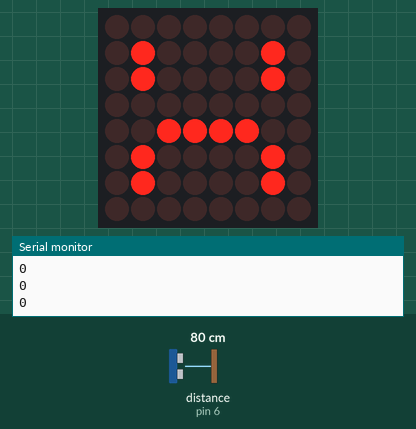
Simulated run of this sketch. Board: Arduino Uno, built with avr-gcc and run on an emulated ATmega328P. Shown: 8×8 LED matrix, the last lines printed to the serial monitor. The test bench sets the inputs (shaded band); at power-on: distance to the obstacle (sensor on pin 6) 80 cm. The echo pulse lasts 58.3 µs per cm.

Above: at 1.2 s.
1.3 s: distance to the obstacle (sensor on pin 6) set to 2 cm
At 2.0 s:
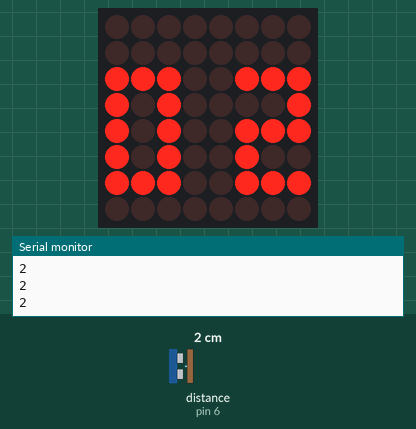
2.8 s: distance to the obstacle (sensor on pin 6) set to 4 cm
At 4.0 s:
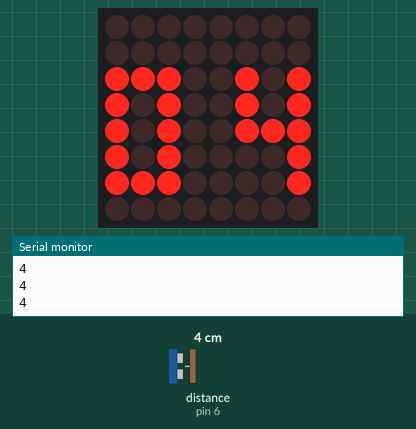
4.3 s: distance to the obstacle (sensor on pin 6) set to 9 cm
At 5.3 s:
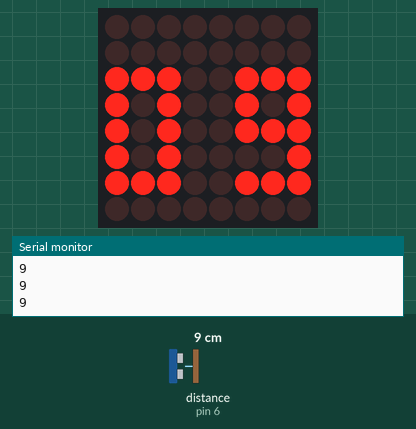
5.8 s: distance to the obstacle (sensor on pin 6) set to 18 cm
At 6.6 s:
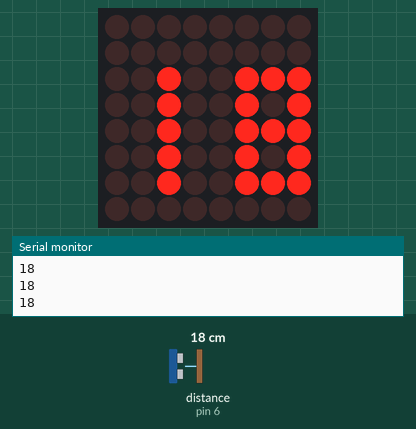
7.3 s: distance to the obstacle (sensor on pin 6) set to 35 cm
At 8.1 s:
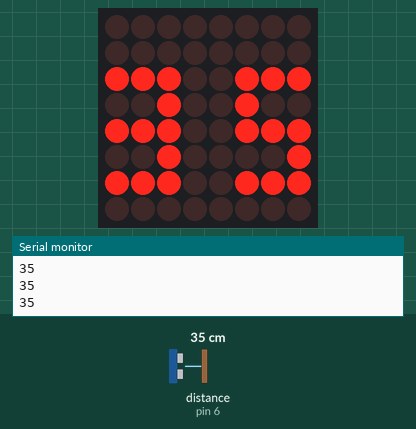
8.8 s: distance to the obstacle (sensor on pin 6) set to 60 cm
At 10.3 s:
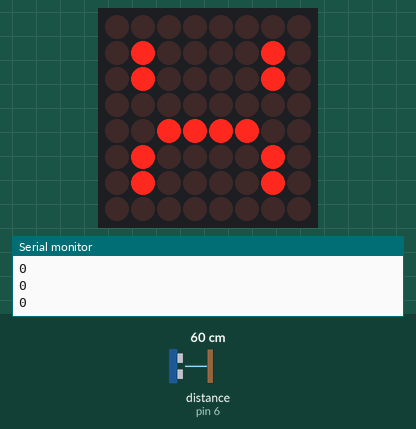
Timing chart, 0 to 11.3 s (numbered marks = the images above; inputs shaded):
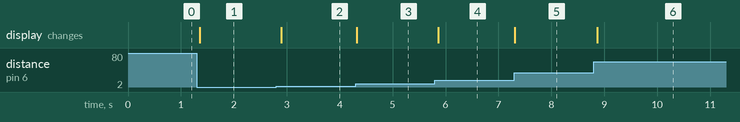

Measured:
- after the input at 1.3 s, the display: changes after 0.06 s (image 1)
- after the input at 2.8 s, the display: changes after 0.09 s (image 2)
- after the input at 4.3 s, the display: changes at once (image 3)
- after the input at 5.8 s, the display: changes after 0.06 s (image 4)
- after the input at 7.3 s, the display: changes at once (image 5)
- after the input at 8.8 s, the display: changes after 0.07 s (image 6)

The sketch:

matrix_i2c.ino
```cpp
#include <MaxMatrix.h>
#include <Wire.h>
#include <NewPing.h>
#include <math.h>

#define trigger 5
#define echo 6
#define DIN 2
#define CS 3
#define CLK 4
#define maxdist 50

MaxMatrix m(DIN, CS, CLK, 1);
NewPing sonar(trigger, echo, maxdist);

char num[10][5] = {{3, 8, B01111100, B01000100, B01111100},
                {3, 8, B00000000, B00000000, B01111100},
                {3, 8, B01110100, B01010100, B01011100},
                {3, 8, B01010100, B01010100, B01111100},
                {3, 8, B00011100, B00010000, B01111100},
                {3, 8, B01011100, B01010100, B01110100},
                {3, 8, B01111100, B01010100, B01110100},
                {3, 8, B00000100, B00000100, B01111100},
                {3, 8, B01111100, B01010100, B01111100},
                {3, 8, B01011100, B01010100, B01111100}};

char sad[] = {8, 8, B00000000, B01100110, B00010000, B00010000, B00010000, B00010000, B01100110, B00000000};

void setup() {
  // put your setup code here, to run once:
  m.init();
  m.setIntensity(8);
  pinMode(echo, INPUT);
  pinMode(trigger, OUTPUT);
  Serial.begin(9600);
  Wire.begin(0x68);
  Wire.onRequest(requestEvent);
}

uint8_t result;

void loop() {
  // put your main code here, to run repeatedly:
  result = sonar.ping_cm();
  m.clear();
  Serial.println(result);
  if (result == 0) {
    m.writeSprite(0, 0, sad);
  }
  else {
    m.writeSprite(0, 0, num[(int)floor((float)result/10)]);
    m.writeSprite(5, 0, num[result%10]);
  }
  delay(100);
}

void requestEvent() {
  Serial.println(result);
  Wire.write(result);
}
```
